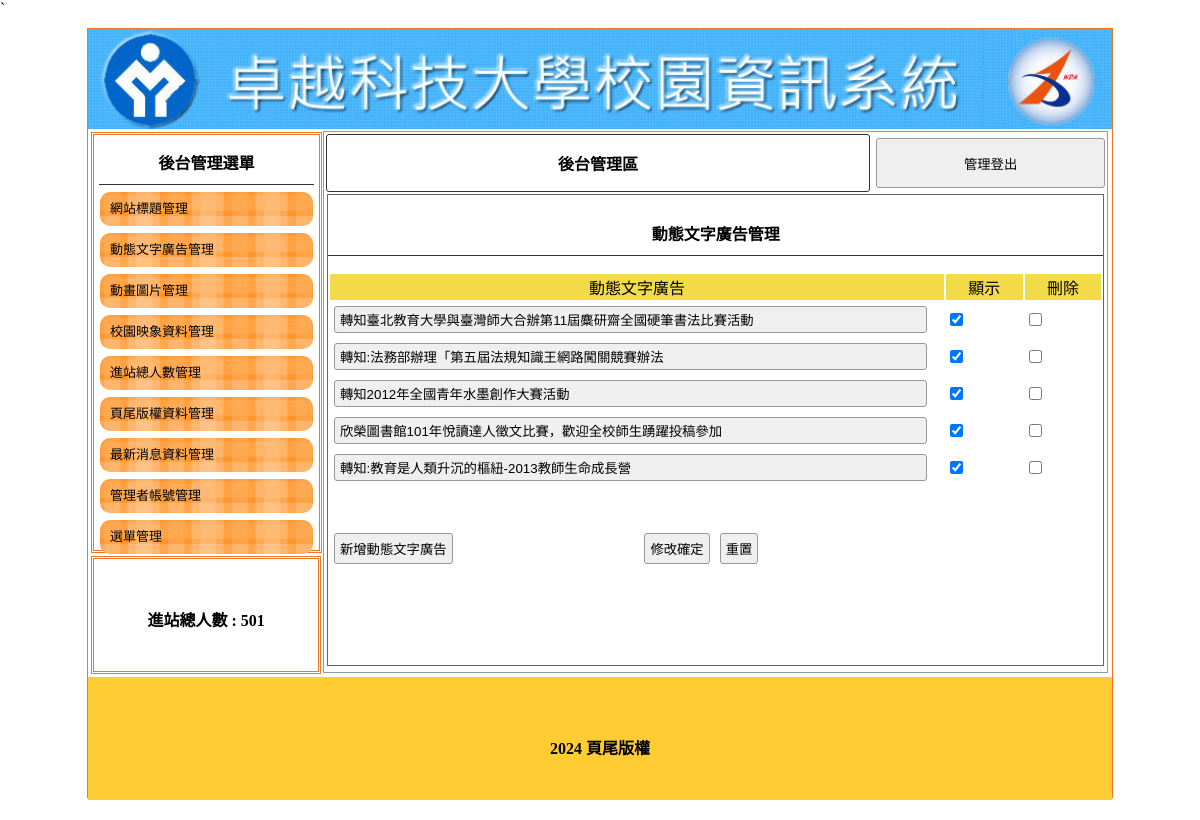
Screenshot of /admin.php?do=ad (signed in) with the database file from the repository.
### tables this page shows
CREATE TABLE `titles` (
  `id` int(10) UNSIGNED NOT NULL,
  `img` text NOT NULL,
  `text` text NOT NULL,
  `sh` int(1) UNSIGNED NOT NULL DEFAULT 1
);

CREATE TABLE `total` (
  `id` int(10) UNSIGNED NOT NULL,
  `total` int(10) UNSIGNED NOT NULL
);

CREATE TABLE `ads` (
  `id` int(10) UNSIGNED NOT NULL,
  `img` text NOT NULL,
  `text` text NOT NULL,
  `sh` int(1) UNSIGNED NOT NULL DEFAULT 1
);

CREATE TABLE `bottom` (
  `id` int(10) UNSIGNED NOT NULL,
  `bottom` text NOT NULL
);

### api/db.php (called while the page is built, shortened)
<?php
class DB{
    protected $dsn="mysql:host=localhost;charset=utf8;dbname=db07";
    protected $pdo;
    protected $table;
    function __construct($table){
        $this->table=$table;
        $this->pdo=new PDO($this->dsn,'root','');
    }
    function all(...$arg){
        $sql="SELECT * FROM $this->table ";
        return $this->fetchAll($sql);
    }
    function find($id){
        $sql="SELECT * FROM $this->table ";
        if(is_array($id)){
            $where=$this->a2s($id);
            $sql=$sql . " WHERE ". join(" && ",$where);
        }else{
            $sql .= " WHERE `id`='$id' ";
        }
        return $this->fetchOne($sql);
    }
    function a2s($array){
        $tmp=[];
        foreach($array as $key => $value){
            $tmp[]="`$key`='$value'";
        }
        return $tmp;
    }
    protected function fetchOne($sql){
        return $this->pdo->query($sql)->fetch(PDO::FETCH_ASSOC);
    }
    protected function fetchAll($sql){
        return $this->pdo->query($sql)->fetchAll(PDO::FETCH_ASSOC);
    }
}
$Title=new DB('titles');
$Ad=new DB('ads');
$Total=new DB('total');
$Bottom=new DB('bottom');

### backend/ad.php (the view, shortened to what this page needs)
<div class="di"
    style="height:540px; border:#999 1px solid; width:76.5%; margin:2px 0px 0px 0px; float:left; position:relative; left:20px;">
    <?php include_once "logout.php";?>
    <div style="width:99%; height:87%; margin:auto; overflow:auto; border:#666 1px solid;">
        <p class="t cent botli">動態文字廣告管理</p>
        <form method="post" action="./api/edit.php">
            <table width="100%">
                <tbody>
                    <tr class="yel">
                        <td width="80%">動態文字廣告</td>
                        <td width="10%">顯示</td>
                        <td width="10%">刪除</td>
                    </tr>
                    <?php
                    $rows=$Ad->all();
                    foreach($rows as $row){
                    ?>
                    <tr>
                        <td>
                            <input type="text" name="text[]" value="<?=$row['text'];?>" style="width:95%">
                        </td>
                        <td>
                            <input type="checkbox" name="sh[]" value="<?=$row['id'];?>" <?=($row['sh']==1)?'checked':'';?>>
                        </td>
                        <td>
                            <input type="checkbox" name="del[]" value="<?=$row['id'];?>">
                        </td>
                    </tr>
                    <?php
                    }
                    ?>
                </tbody>
            </table>
            <table style="margin-top:40px; width:70%;">
                <tbody>
                    <tr>
                        <td width="200px">
                            <input type="button"
                                onclick="op(&#39;#cover&#39;,&#39;#cvr&#39;,&#39;./modal/<?=$do;?>.php?table=<?=$do;?>&#39;)"
                                value="新增動態文字廣告"></td>
                        <td class="cent">
                            <input type="submit" value="修改確定">
                            <input type="reset" value="重置">
                        </td>
                    </tr>
                </tbody>
            </table>
        </form>
    </div>
</div>

### admin.php (shortened to what this page needs)
<?php include_once "api/db.php";
?>
<!DOCTYPE html
    PUBLIC "-//W3C//DTD XHTML 1.0 Transitional//EN" "http://www.w3.org/TR/xhtml1/DTD/xhtml1-transitional.dtd">
<html xmlns="http://www.w3.org/1999/xhtml">
<head>
    <link href="./css/css.css" rel="stylesheet" type="text/css">
</head>
<body>`
    <div id="main">
        <a title="<?=$Title->find(['sh'=>1])['text'];?>" href="index.php">
            <div class="ti" style="background:url('./upload/<?=$Title->find(['sh'=>1])['img'];?>'); background-size:cover;"></div>
        </a>
        <div id="ms">
            <div id="lf" style="float:left;">
                <div id="menuput" class="dbor">
                    <span class="t botli">後台管理選單</span>
                    <a style="color:#000; font-size:13px; text-decoration:none;" href="?do=title">
                        <div class="mainmu">
                            網站標題管理 </div>
                    </a>
                    <a style="color:#000; font-size:13px; text-decoration:none;" href="?do=ad">
                        <div class="mainmu">
                            動態文字廣告管理 </div>
                    </a>
                    <a style="color:#000; font-size:13px; text-decoration:none;" href="?do=mvim">
                        <div class="mainmu">
                            動畫圖片管理 </div>
                    </a>
                    <a style="color:#000; font-size:13px; text-decoration:none;" href="?do=image">
                        <div class="mainmu">
                            校園映象資料管理 </div>
                    </a>
                    <a style="color:#000; font-size:13px; text-decoration:none;" href="?do=total">
                        <div class="mainmu">
                            進站總人數管理 </div>
                    </a>
                    <a style="color:#000; font-size:13px; text-decoration:none;" href="?do=bottom">
                        <div class="mainmu">
                            頁尾版權資料管理 </div>
                    </a>
                    <a style="color:#000; font-size:13px; text-decoration:none;" href="?do=news">
                        <div class="mainmu">
                            最新消息資料管理 </div>
                    </a>
                    <a style="color:#000; font-size:13px; text-decoration:none;" href="?do=admin">
                        <div class="mainmu">
                            管理者帳號管理 </div>
                    </a>
                    <a style="color:#000; font-size:13px; text-decoration:none;" href="?do=menu">
                        <div class="mainmu">
                            選單管理 </div>
                    </a>
                </div>
                <div class="dbor" style="margin:3px; width:95%; height:20%; line-height:100px;">
                    <span class="t">進站總人數 :
                    <?=$Total->find(1)['total'];?></span>
                </div>
            </div>
            <?php
				$do=$_GET['do']??'title';
				$file="./backend/{$do}.php";
				if(file_exists($file)){
					include $file;
				}else{
					include "./backend/title.php";
				}
				?>
        </div>
        <div
            style="width:1024px; left:0px; position:relative; background:#FC3; margin-top:4px; height:123px; display:block;">
            <span class="t" style="line-height:123px;"><?=$Bottom->find(1)['bottom'];?></span>
        </div>
    </div>
</body>
</html>

### css/css.css (style rules this page uses)
body { padding:0px; margin:0px; }
#main { width:1024px; height:768px; margin:10px auto 10px auto; border:#EE7728 1px solid; position:relative; }
.ti { width:100%; height:100px; position:relative; background-size:cover; background-repeat:no-repeat; }
.dbor { border:#EE7728 double 3px; margin:1px; padding:2px 10px 2px 10px; }
.t { font-weight:800; display:block; text-align:center; padding:10px 1px 10px 1px; }
.botli { border-bottom:#333 1px solid; }
.mainmu { position:relative; border-radius:10px; background:url(../icon/menu.fw.png) center no-repeat; background-size:cover; line-height:30px; padding:2px 10px 2px 10px; margin:7px 1px 7px 1px; }
#lf { height:540px; width:21%; display:inline-block; }
#menuput { width:100%; height:75%; position:relative; padding:5px; display:block; margin: 3px; }
.di { display:inline-block; }
.cent { text-align:center; }
input,button { border:#999 1px solid; border-radius:3px; background:#EFEFEF; padding:5px; margin:3px; }
input[type=text],input[type=password] { width:150px; }
.yel td { background:#F3DA49; text-align:center; }

### rows the page displays
titles: img (picture)
total: total "501"
ads: text "轉知臺北教育大學與臺灣師大合辦第11屆麋研齋全國硬筆書法比賽活動", sh "☑"
ads: text "轉知:法務部辦理「第五屆法規知識王網路闖關競賽辦法", sh "☑"
ads: text "轉知2012年全國青年水墨創作大賽活動", sh "☑"
ads: text "欣榮圖書館101年悅讀達人徵文比賽，歡迎全校師生踴躍投稿參加", sh "☑"
ads: text "轉知:教育是人類升沉的樞紐-2013教師生命成長營", sh "☑"
bottom: bottom "2024 頁尾版權"
